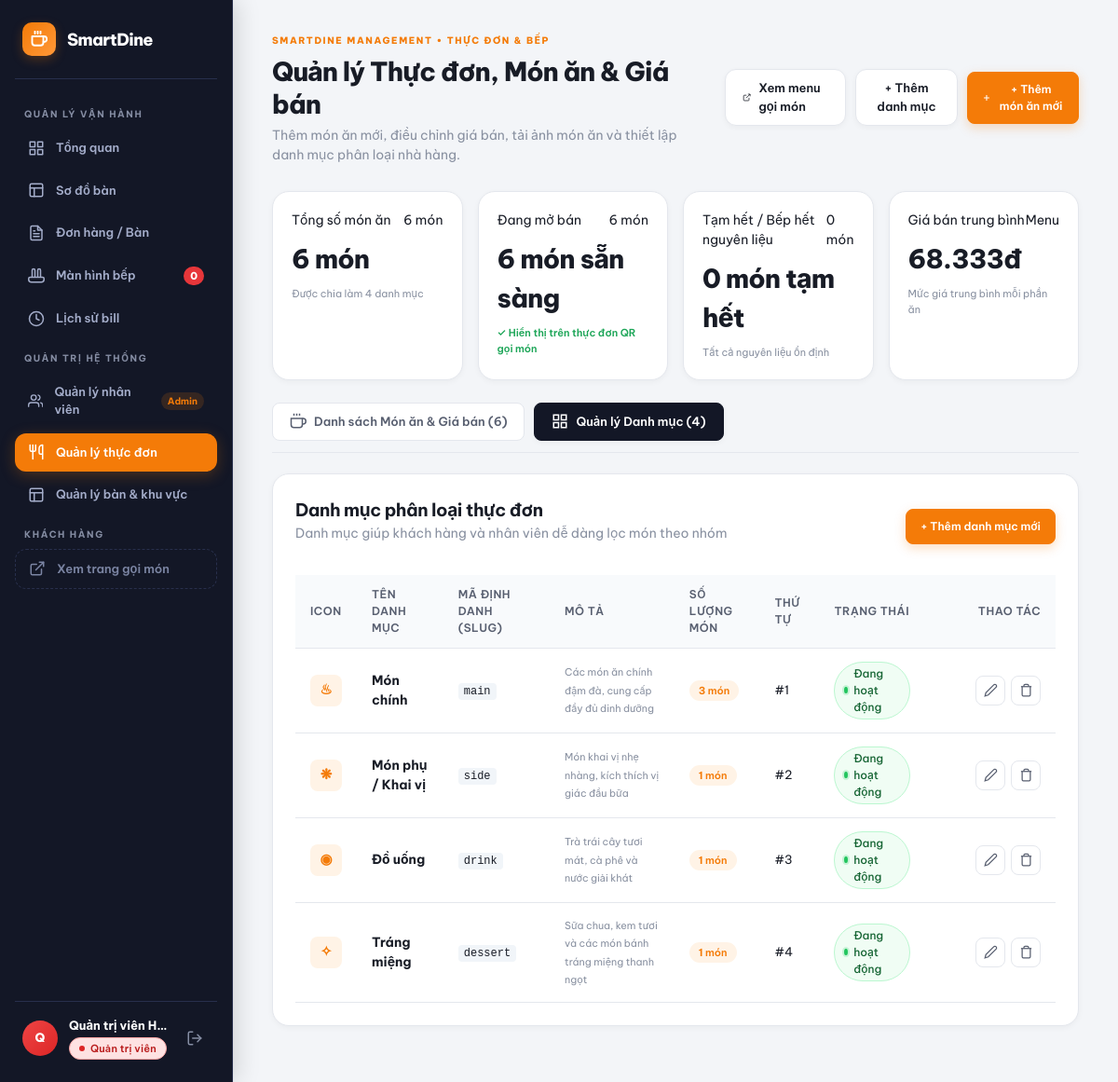
The app's page /index.php?page=dishes&tab=categories (signed in) with its own data.
### tables this page shows
CREATE TABLE `categories` (
  `id` int(11) NOT NULL AUTO_INCREMENT,
  `name` varchar(100) NOT NULL,
  `slug` varchar(50) NOT NULL,
  `icon` varchar(20) DEFAULT '✦',
  `description` varchar(255) DEFAULT NULL,
  `sort_order` int(11) NOT NULL DEFAULT 0,
  `status` enum('active','inactive') NOT NULL DEFAULT 'active',
  `created_at` datetime DEFAULT current_timestamp(),
  `updated_at` datetime DEFAULT current_timestamp() ON UPDATE current_timestamp(),
  PRIMARY KEY (`id`),
  UNIQUE KEY `slug` (`slug`),
  KEY `idx_slug` (`slug`),
  KEY `idx_status` (`status`)
);

### pages/dishes.php (the view, shortened to what the rows shown need)
<?php
$currentTab     = $_GET['tab'] ?? 'dishes';
$filterCategory = trim($_GET['category'] ?? '');
$filterStatus   = trim($_GET['status'] ?? '');
$filterStation  = trim($_GET['station'] ?? '');
$search         = trim($_GET['search'] ?? '');
$allCategories  = getAllCategories();
$allDishes      = getAllDishes($filterCategory, $filterStatus, $search, $filterStation);
?>
<div class="dash-header">
  <div>
    <h1>Quản lý Thực đơn, Món ăn & Giá bán</h1>
  </div>
</div>
<?php if ($currentTab === 'dishes'): ?>
  <!-- ==========================================================
       TAB 1: QUẢN LÝ MÓN ĂN & GIÁ BÁN
       ========================================================== -->
  <div class="panel users-panel">
    <form method="GET" action="index.php" class="user-filter-bar">
      <input type="hidden" name="page" value="dishes">
      <input type="hidden" name="tab" value="dishes">
      <div class="search-input-wrap">
        <svg width="16" height="16" viewBox="0 0 24 24" fill="none" stroke="currentColor" stroke-width="2"><circle cx="11" cy="11" r="8"></circle><line x1="21" y1="21" x2="16.65" y2="16.65"></line></svg>
        <input type="text" name="search" value="<?= htmlspecialchars($search) ?>" placeholder="Tìm tên món, mô tả, nhãn bán chạy...">
      </div>
      <div class="filter-controls-group">
        <select name="category" onchange="this.form.submit()">
          <option value="">-- Tất cả danh mục --</option>
          <?php foreach ($allCategories as $cat): ?>
            <option value="<?= $cat['id'] ?>" <?= ((string)$filterCategory === (string)$cat['id']) ? 'selected' : '' ?>>
              <?= htmlspecialchars($cat['icon']) ?> <?= htmlspecialchars($cat['name']) ?>
            </option>
          <?php endforeach; ?>
        </select>
        <select name="status" onchange="this.form.submit()">
          <option value="">-- Tất cả trạng thái --</option>
          <option value="active" <?= $filterStatus === 'active' ? 'selected' : '' ?>>Đang mở bán</option>
          <option value="out_of_stock" <?= $filterStatus === 'out_of_stock' ? 'selected' : '' ?>>Tạm hết món</option>
          <option value="hidden" <?= $filterStatus === 'hidden' ? 'selected' : '' ?>>Đang ẩn</option>
        </select>
        <select name="station" onchange="this.form.submit()">
          <option value="">-- Trạm bếp KDS --</option>
          <option value="hot" <?= $filterStation === 'hot' ? 'selected' : '' ?>>Bếp nóng (Xào/Nướng)</option>
          <option value="soup" <?= $filterStation === 'soup' ? 'selected' : '' ?>>Bếp súp / Lẩu</option>
          <option value="cold" <?= $filterStation === 'cold' ? 'selected' : '' ?>>Bếp lạnh / Salad</option>
          <option value="bar" <?= $filterStation === 'bar' ? 'selected' : '' ?>>Quầy Bar / Nước</option>
        </select>
        <button type="submit" class="btn btn-small btn-primary-tool">Lọc</button>
        <?php if (!empty($filterCategory) || !empty($filterStatus) || !empty($filterStation) || !empty($search)): ?>
          <a href="index.php?page=dishes" class="btn btn-small btn-outline" title="Xóa bộ lọc">Đặt lại</a>
        <?php endif; ?>
      </div>
    </form>
    <div style="overflow-x: auto;">
      <table class="users-table dishes-table">
        <thead>
          <tr>
            <th style="width: 70px;">Hình ảnh</th>
            <th>Tên món ăn & Mô tả</th>
            <th>Danh mục</th>
            <th>Trạm bếp KDS</th>
            <th>Giá bán</th>
            <th>Nhãn</th>
            <th>Trạng thái</th>
            <th style="text-align: right; width: 150px;">Thao tác</th>
          </tr>
        </thead>
        <tbody>
          <?php if (empty($allDishes)): ?>
            <tr>
              <td colspan="8">
                <div class="empty-state-table">
                  <svg width="40" height="40" viewBox="0 0 24 24" fill="none" stroke="currentColor" stroke-width="1.5" style="color: var(--muted);"><path d="M18 8h1a4 4 0 0 1 0 8h-1"></path><path d="M2 8h16v9a4 4 0 0 1-4 4H6a4 4 0 0 1-4-4V8z"></path></svg>
                  <h4>Không tìm thấy món ăn nào</h4>
                  <p>Hãy thử tìm kiếm với từ khóa khác hoặc nhấn nút Thêm món ăn mới.</p>
                  <div style="margin-top: 10px;">
                    <a href="index.php?page=dishes" class="btn btn-small btn-outline">Xem tất cả món</a>
                  </div>
                </div>
              </td>
            </tr>
          <?php else: ?>
            <?php foreach ($allDishes as $dish):
              $imgUrl = getDishImageUrl($dish['image']);
              $isOut = ($dish['status'] === 'out_of_stock');
            ?>
              <tr class="<?= $isOut ? 'row-inactive' : '' ?>">
                <td>
                  <div class="dish-thumb-wrap">
                    <img src="<?= $imgUrl ?>" alt="<?= htmlspecialchars($dish['name']) ?>" class="dish-thumb-img" onerror="this.src='https://images.unsplash.com/photo-1546069901-ba9599a7e63c?auto=format&fit=crop&w=150&q=80'">
                  </div>
                </td>
                <td>
                  <div class="dish-title-cell">
                    <b class="dish-name-text"><?= htmlspecialchars($dish['name']) ?></b>
                    <small class="dish-desc-text"><?= htmlspecialchars($dish['description'] ?: 'Chưa có mô tả chi tiết') ?></small>
                    <div class="dish-sub-rating">
                      <span class="rating-badge">★ <?= number_format((float)$dish['rating'], 1) ?></span>
                    </div>
                  </div>
                </td>
                <td>
                  <span class="cat-pill">
                    <span class="cat-pill-icon"><?= htmlspecialchars($dish['category_icon']) ?></span>
                    <span><?= htmlspecialchars($dish['category_name']) ?></span>
                  </span>
                </td>
                <td>
                  <span class="station-badge station-<?= htmlspecialchars($dish['station']) ?>">
                    <?= getStationName($dish['station']) ?>
                  </span>
                </td>
                <td>
                  <span class="dish-price-badge"><?= formatPrice($dish['price']) ?></span>
                </td>
                <td>
                  <?php if (!empty($dish['tag'])): ?>
                    <span class="dish-tag-chip"><?= htmlspecialchars($dish['tag']) ?></span>
                  <?php else: ?>
                    <span style="color: var(--muted); font-size: 11px;">—</span>
                  <?php endif; ?>
                </td>
                <td>
                  <?= getDishStatusBadgeHtml($dish['status']) ?>
                </td>
                <td style="text-align: right;">
                  <div class="action-buttons-group">
                    <button type="button"
                            class="btn-icon btn-edit-dish"
                            title="Chỉnh sửa món ăn"
                            data-id="<?= $dish['id'] ?>"
                            data-name="<?= htmlspecialchars($dish['name']) ?>"
                            data-category-id="<?= $dish['category_id'] ?>"
                            data-price="<?= (float)$dish['price'] ?>"
                            data-image="<?= htmlspecialchars($dish['image'] ?? '') ?>"
                            data-description="<?= htmlspecialchars($dish['description'] ?? '') ?>"
                            data-tag="<?= htmlspecialchars($dish['tag'] ?? '') ?>"
                            data-station="<?= htmlspecialchars($dish['station']) ?>"
                            data-status="<?= htmlspecialchars($dish['status']) ?>"
                            data-rating="<?= (float)$dish['rating'] ?>">
                      <svg width="15" height="15" viewBox="0 0 24 24" fill="none" stroke="currentColor" stroke-width="2"><path d="M17 3a2.828 2.828 0 1 1 4 4L7.5 20.5 2 22l1.5-5.5L17 3z"></path></svg>
                    </button>
                    <form method="POST" action="index.php?page=dishes" style="display:inline;" onsubmit="return confirm('Chuyển trạng thái món <?= htmlspecialchars($dish['name']) ?> sang <?= $isOut ? 'ĐANG MỞ BÁN' : 'TẠM HẾT' ?>?')">
                      <input type="hidden" name="action" value="toggle_dish_status">
                      <input type="hidden" name="id" value="<?= $dish['id'] ?>">
                      <button type="submit"
                              class="btn-icon <?= $isOut ? 'btn-toggle-unlock' : 'btn-toggle-lock' ?>"
                              title="<?= $isOut ? 'Kích hoạt mở bán lại' : 'Chuyển sang tạm hết' ?>">
                        <?php if ($isOut): ?>
                          <svg width="15" height="15" viewBox="0 0 24 24" fill="none" stroke="currentColor" stroke-width="2"><polyline points="20 6 9 17 4 12"></polyline></svg>
                        <?php else: ?>
                          <svg width="15" height="15" viewBox="0 0 24 24" fill="none" stroke="currentColor" stroke-width="2"><circle cx="12" cy="12" r="10"></circle><line x1="4.93" y1="4.93" x2="19.07" y2="19.07"></line></svg>
                        <?php endif; ?>
                      </button>
                    </form>
                    <button type="button"
                            class="btn-icon btn-delete-dish"
                            title="Xóa món ăn"
                            data-id="<?= $dish['id'] ?>"
                            data-name="<?= htmlspecialchars($dish['name']) ?>"
                            data-image="<?= htmlspecialchars($imgUrl) ?>">
                      <svg width="15" height="15" viewBox="0 0 24 24" fill="none" stroke="currentColor" stroke-width="2"><polyline points="3 6 5 6 21 6"></polyline><path d="M19 6v14a2 2 0 0 1-2 2H7a2 2 0 0 1-2-2V6m3 0V4a2 2 0 0 1 2-2h4a2 2 0 0 1 2 2v2"></path></svg>
                    </button>
                  </div>
                </td>
              </tr>
            <?php endforeach; ?>
          <?php endif; ?>
        </tbody>
      </table>
    </div>
  </div>
<?php else: ?>
  <div class="panel users-panel">
    <div class="panel-title users-panel-header">
      <div class="grow">
        <h2>Danh mục phân loại thực đơn</h2>
      </div>
    </div>
    <div style="overflow-x: auto;">
      <table class="users-table">
        <thead>
          <tr>
            <th style="width: 50px;">Icon</th>
            <th>Tên danh mục</th>
            <th>Mã định danh (Slug)</th>
            <th>Mô tả</th>
            <th>Số lượng món</th>
            <th>Thứ tự</th>
            <th>Trạng thái</th>
            <th style="text-align: right; width: 140px;">Thao tác</th>
          </tr>
        </thead>
        <tbody>
          <?php foreach ($allCategories as $cat): ?>
            <tr class="<?= $cat['status'] === 'inactive' ? 'row-inactive' : '' ?>">
              <td>
                <span class="cat-icon-box"><?= htmlspecialchars($cat['icon']) ?></span>
              </td>
              <td>
                <b style="font-size: 14px; color: var(--ink);"><?= htmlspecialchars($cat['name']) ?></b>
              </td>
              <td>
                <code style="background: #f1f5f9; padding: 2px 6px; border-radius: 4px; font-size: 12px;"><?= htmlspecialchars($cat['slug']) ?></code>
              </td>
              <td>
                <small class="muted"><?= htmlspecialchars($cat['description'] ?: '—') ?></small>
              </td>
              <td>
                <a href="index.php?page=dishes&tab=dishes&category=<?= $cat['id'] ?>" class="badge-pill" title="Xem các món thuộc danh mục này">
                  <b><?= $cat['dish_count'] ?></b> món
                </a>
              </td>
              <td>
                <span>#<?= $cat['sort_order'] ?></span>
              </td>
              <td>
                <?= getStatusBadgeHtml($cat['status']) ?>
              </td>
              <td style="text-align: right;">
                <div class="action-buttons-group">
                  <button type="button"
                          class="btn-icon btn-edit-cat"
                          title="Sửa danh mục"
                          data-id="<?= $cat['id'] ?>"
                          data-name="<?= htmlspecialchars($cat['name']) ?>"
                          data-slug="<?= htmlspecialchars($cat['slug']) ?>"
                          data-icon="<?= htmlspecialchars($cat['icon']) ?>"
                          data-description="<?= htmlspecialchars($cat['description'] ?? '') ?>"
                          data-sort-order="<?= $cat['sort_order'] ?>"
                          data-status="<?= htmlspecialchars($cat['status']) ?>">
                    <svg width="15" height="15" viewBox="0 0 24 24" fill="none" stroke="currentColor" stroke-width="2"><path d="M17 3a2.828 2.828 0 1 1 4 4L7.5 20.5 2 22l1.5-5.5L17 3z"></path></svg>
                  </button>
                  <button type="button"
                          class="btn-icon btn-delete-cat"
                          title="Xóa danh mục"
                          data-id="<?= $cat['id'] ?>"
                          data-name="<?= htmlspecialchars($cat['name']) ?>"
                          data-count="<?= $cat['dish_count'] ?>">
                    <svg width="15" height="15" viewBox="0 0 24 24" fill="none" stroke="currentColor" stroke-width="2"><polyline points="3 6 5 6 21 6"></polyline><path d="M19 6v14a2 2 0 0 1-2 2H7a2 2 0 0 1-2-2V6m3 0V4a2 2 0 0 1 2-2h4a2 2 0 0 1 2 2v2"></path></svg>
                  </button>
                </div>
              </td>
            </tr>
          <?php endforeach; ?>
        </tbody>
      </table>
    </div>
  </div>
<?php endif; ?>

### includes/auth.php (shortened to what the rows shown need)
<?php
require_once __DIR__ . '/../config/database.php';
function getStatusBadgeHtml($status) {
    if ($status === 'active') {
        return '<span class="status-badge status-active"><span class="status-indicator"></span> Đang hoạt động</span>';
    } else {
        return '<span class="status-badge status-inactive"><span class="status-indicator"></span> Đã khóa</span>';
    }
}

### records on screen
categories: icon "♨", name "Món chính", slug "main", description "Các món ăn chính đậm đà, cung cấp đầy đủ dinh dưỡng", dish_count "3", sort_order "1", status "active" (drawn)
categories: icon "❋", name "Món phụ / Khai vị", slug "side", description "Món khai vị nhẹ nhàng, kích thích vị giác đầu bữa", dish_count "1", sort_order "2", status "active" (drawn)
categories: icon "◉", name "Đồ uống", slug "drink", description "Trà trái cây tươi mát, cà phê và nước giải khát", dish_count "1", sort_order "3", status "active" (drawn)
categories: icon "✧", name "Tráng miệng", slug "dessert", description "Sữa chua, kem tươi và các món bánh tráng miệng thanh ngọt", dish_count "1", sort_order "4", status "active" (drawn)

### other values on screen
$kitchenOpenCount "0"
$userInitial "Q"
$user['fullname'] ?: $user['username'] "Quản trị viên H…"
$dishStats['total'] "6"
$dishStats['categories'] "4"
$dishStats['active'] "6"
$dishStats['out_of_stock'] "0"
formatPrice($dishStats['avg_price']) "68.333đ"
